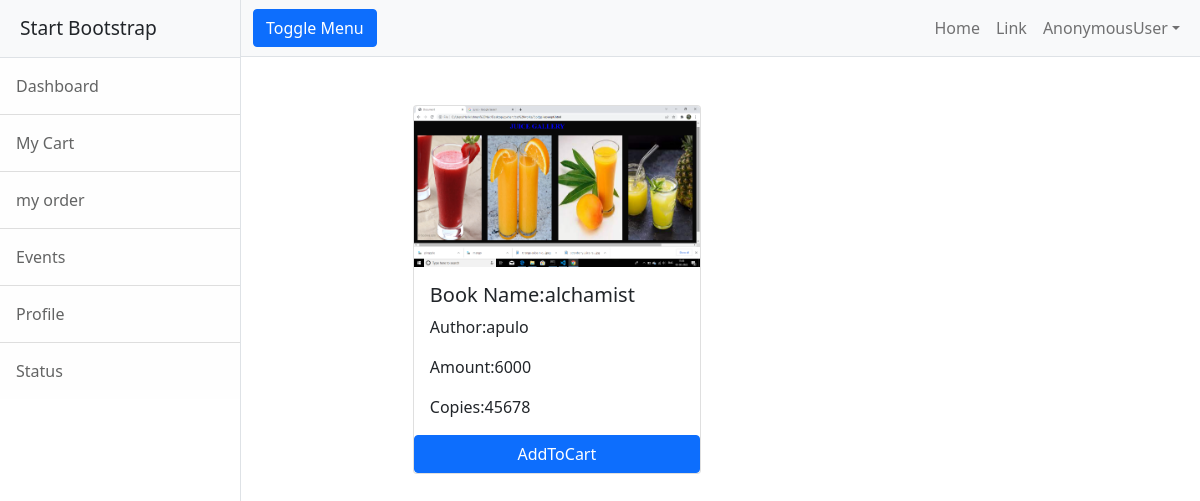
Before: /customer/accounts/views/detailview/4 with the older database file.
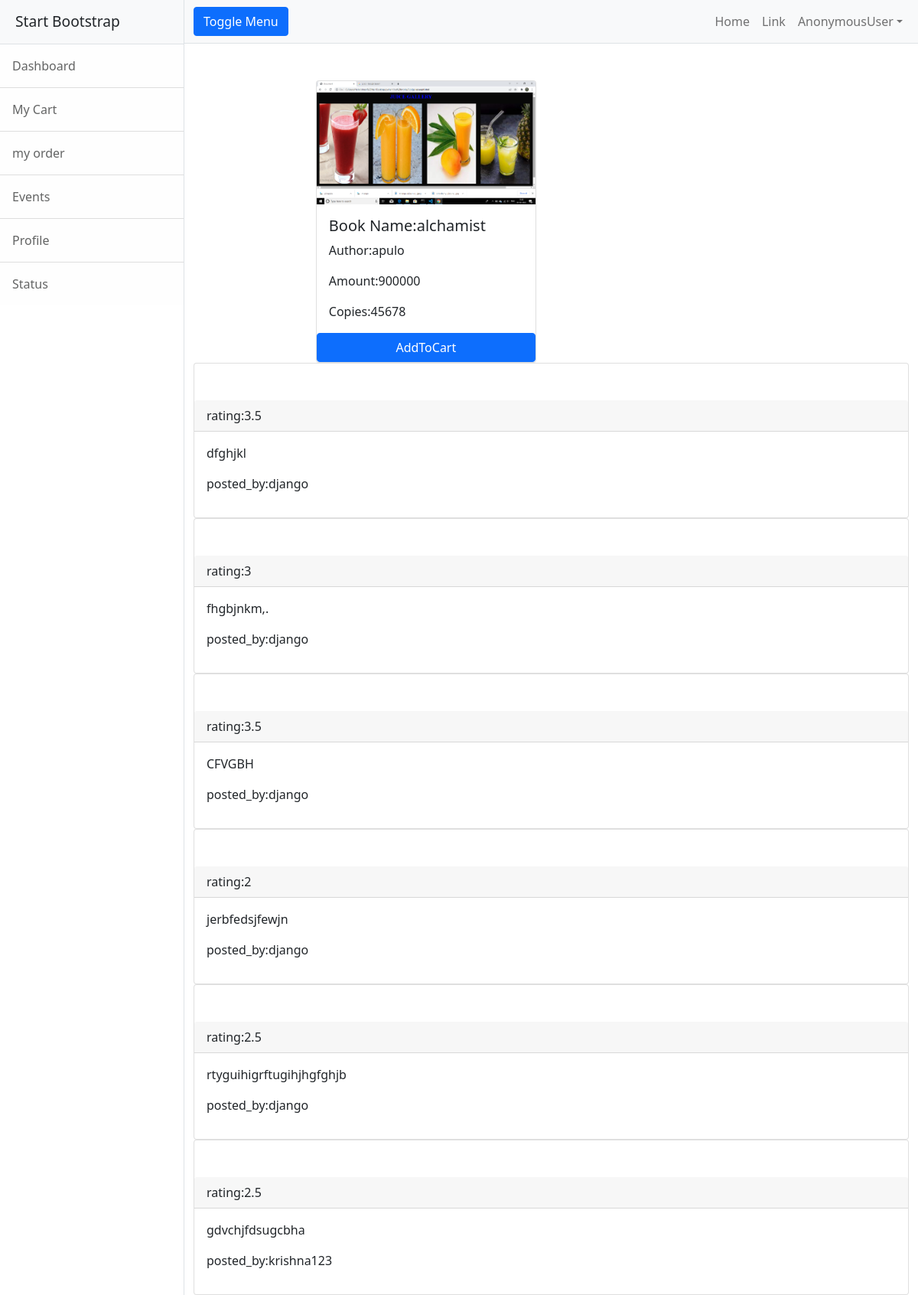
After: the same page with the newer database file.
### bookadd/models.py (models this page shows, shortened)
class Books(models.Model):
    book_name=models.CharField(max_length=120,unique=True)
    author=models.CharField(max_length=120)
    amount=models.PositiveBigIntegerField()
    copies=models.PositiveBigIntegerField()
    image=models.ImageField(upload_to="images",null=True)
    @property
    def m_reviews(self):
        return self.products.all()

### customer/models.py (models this page shows)
class Reviews(models.Model):
    comment=models.CharField(max_length=200)
    posted_by=models.ForeignKey(User,on_delete=models.CASCADE)
    product=models.ForeignKey(Books,on_delete=models.CASCADE,related_name="products")
    options=[
        ("2","2"),("2.5","2.5"),("3","3"),("3.5","3.5"),("4","4"),("4.5","4.5"),("5","5")
    ]
    rating=models.CharField(max_length=20,choices=options)

### customer/views.py (the view)
# urls.py: path("accounts/views/detailview/<int:id>",views.DetailallViews.as_view(),name="detailview")
class DetailallViews(DetailView):
    model = Books
    template_name = "detail_view.html"
    context_object_name = "book"
    pk_url_kwarg = "id"
    """def get_context_data(self, **kwargs):
        context=super().get_context_data(**kwargs)
        book=self.get_object()
        reviews=book.products.all()
        context["reviews"]=reviews
        return context"""

### customer/templates/detail_view.html
{%extends 'cbase.html'%}
{%block body_block%}
<div class="row mt-5">
    <div class="col-2"></div>
    <div class="col-8">
        <div class="card" style="width: 18rem;">
            <img src="{{book.image.url}}" class="card-img-top" alt="...">
            <div class="card-body">
                <h5 class="card-title">Book Name:{{book.book_name}}</h5>
                <p class="card-text">Author:{{book.author}}</p>
                <p class="card-text">Amount:{{book.amount}}</p>
                <p class="card-text">Copies:{{book.copies}}</p>
            </div>
            <a href="{%url 'addtocart' book.id%}" class="btn btn-primary">AddToCart</a>
        </div>
    </div>
</div>
{%for review in book.m_reviews%}
<div class="card">
  <div class="card-header mt-5">
    rating:{{review.rating}}
  </div>
  <div class="card-body">
    <p class="card-text">{{review.comment}}</p>
    <p>posted_by:{{review.posted_by}}</p>
  </div>
</div>
{%endfor%}
{%endblock%}

Changed rows visible on the page:
changed Books "alchamist": amount "6000" → "900000"
added Reviews: rating "3.5", comment "dfghjkl", posted_by "django"
added Reviews: rating "3", comment "fhgbjnkm,.", posted_by "django"
added Reviews: rating "3.5", comment "CFVGBH", posted_by "django"
added Reviews: rating "2", comment "jerbfedsjfewjn", posted_by "django"
added Reviews: rating "2.5", comment "rtyguihigrftugihjhgfghjb", posted_by "django"
added Reviews: rating "2.5", comment "gdvchjfdsugcbha", posted_by "krishna123"
